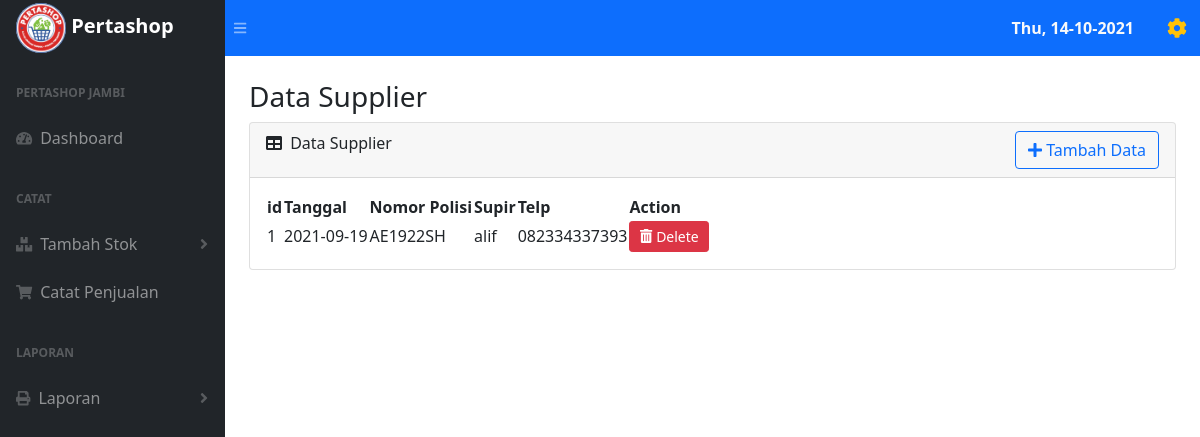
/index.php?menu=supplier, run on an earlier commit of the app's database.
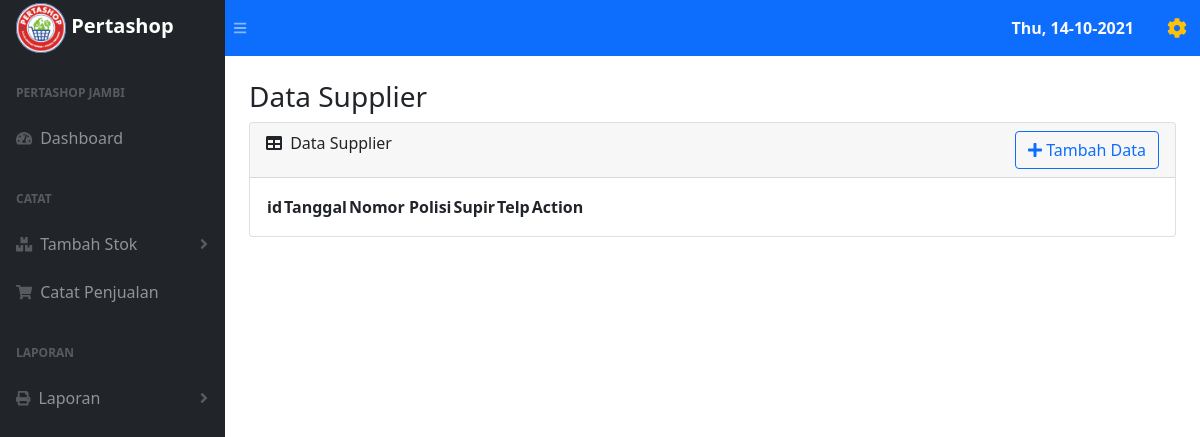
And on a later commit of the database.
### tables this page shows
CREATE TABLE `tb_supplier` (
  `id_supplier` int(11) NOT NULL,
  `tanggal` date NOT NULL DEFAULT current_timestamp(),
  `supir` int(11) NOT NULL,
  `nomor_polisi` varchar(10) NOT NULL
);

CREATE TABLE `tb_kendaraan` (
  `nomor_polisi` varchar(10) NOT NULL
);

CREATE TABLE `tb_supir` (
  `id_supir` int(11) NOT NULL,
  `nama` varchar(30) NOT NULL,
  `telp` varchar(15) NOT NULL
);

### menu-sidebar/supplier/index.php (the view)
<?php
include 'koneksi.php';
?>
<div class="container-fluid px-4">
    <h3 class="mt-4 ">Data Supplier</h3>
    <div class="card mb-4 ">
        <div class="card-header">
            <i class="fas fa-table me-1"></i>
            Data Supplier
            <a class="btn btn-outline-primary btn-md float-end" href="index.php?supplier=add" role="button" id="coba"><i class="fas fa-plus"></i> Tambah Data</a>
        </div>
        <div class="card-body">
            <table id="datatablesSimple">
                <thead>
                    <tr>
                        <th>id</th>
                        <th>Tanggal</th>
                        <th>Nomor Polisi</th>
                        <th>Supir</th>
                        <th>Telp</th>
                        <th>Action</th>
                    </tr>
                </thead>
                <tbody>
                    <?php
                    $sql = "SELECT * FROM tb_supplier
                    INNER JOIN tb_supir ON tb_supplier.supir = tb_supir.id_supir
                    INNER JOIN tb_kendaraan ON tb_supplier.nomor_polisi = tb_kendaraan.nomor_polisi";
                    $no = 1;
                    $query = mysqli_query($conn, $sql);
                    while ($data = mysqli_fetch_assoc($query)) :
                    ?>
                        <tr>
                            <td><?= $no++ ?></td>
                            <td><?= $data['tanggal']; ?></td>
                            <td><?= $data['nomor_polisi']; ?></td>
                            <td><?= $data['nama']; ?></td>
                            <td><?= $data['telp']; ?></td>
                            <td width="100px">
                                <a style="width: 80px;" class="btn btn-danger btn-sm btn-del " href="index.php?supplier=delete&id=<?= $data['id_supplier']; ?>" role="button"><i class="fas fa-trash-alt"></i> Delete</a>
                            </td>
                        </tr>
                    <?php
                    endwhile;
                    ?>
                </tbody>
            </table>
        </div>
    </div>
</div>

What changed in the data, as far as the page shows it:
removed tb_supplier: tanggal "2021-09-19", nomor_polisi.nomor_polisi "AE1922SH", supir.nama "alif", supir.telp "082334337393"
